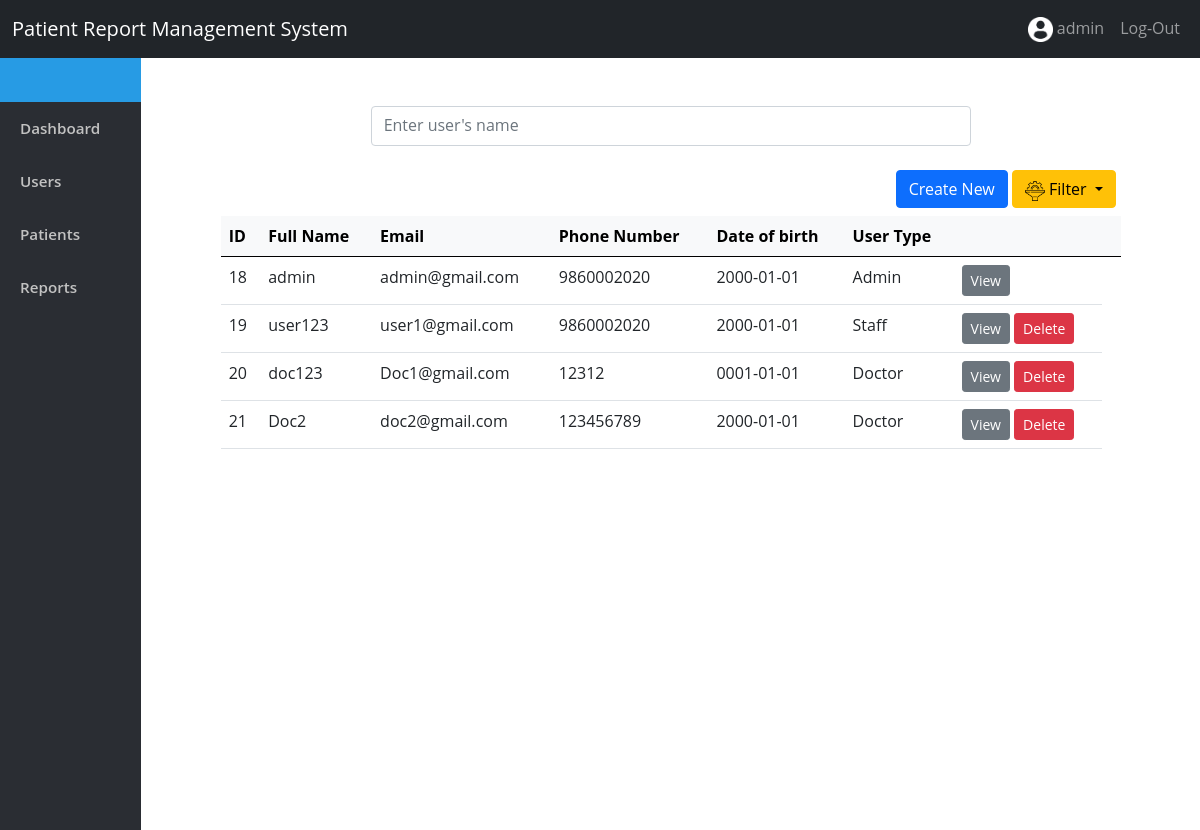
The app's page /admin.php?PageName=user (signed in) with its own data.
### tables this page shows
CREATE TABLE `users` (
  `Id` int(11) NOT NULL,
  `name` varchar(52) NOT NULL,
  `email` varchar(52) NOT NULL,
  `phoneNumber` bigint(10) NOT NULL,
  `DOB` date NOT NULL,
  `password` varchar(52) NOT NULL,
  `userType` varchar(6) NOT NULL,
  `ishidden` tinyint(1) NOT NULL DEFAULT 0
);

### php/user.php (the view, shortened to what this page needs)
<div class="input-group mt-5 mb-3 mx-auto w-50">
  <input type="text" class="form-control rounded pb-2" id="search" onkeyup="searchFunction()"  placeholder="Enter user's name" />
  <br>
</div>
<div class="tableFixHead w-75 mx-auto">
<div class="dropdown pb-2 w-25 pt-2 ms-auto">
<a class="btn btn-primary" href="./admin.php?PageName=createUser" role="button">Create New</a>
  <button class="btn btn-warning dropdown-toggle" type="button" id="dropdownMenuButton1" data-bs-toggle="dropdown" aria-expanded="false">
    <img src="./Resources/Img/filter.png" alt="filter" height="20px">
    Filter
  </button>
</div>
<table id="myTable" class="table mx-auto">
  <thead class="table-light">
    <tr>
      <th scope="col">ID</th>
      <th scope="col">Full Name</th>
      <th scope="col">Email</th>
      <th scope="col">Phone Number</th>
      <th scope="col">Date of birth</th>
      <th scope="col">User Type</th>
      <th scope="col"><th>
    </tr>
  </thead>
  <tbody>
    <?php
       $sql ="SELECT * FROM users where ishidden = 0" ;
       $result = mysqli_query($conn,$sql) or die("Query Failed");
           while($row=mysqli_fetch_assoc($result))
           {
             echo "<tr>";
             echo '<td scope="col">' . $row["Id"] . '</td>';
            echo '<td scope="col">' . $row["name"] . '</td>';
            echo '<td scope="col">' . $row["email"] . '</td>';
            echo '<td scope="col">' . $row["phoneNumber"] . '</td>';
            echo '<td scope="col">' . $row["DOB"] . '</td>';
            echo '<td scope="col">';
            if($row["userType"] == "User") {
              echo 'Staff';
            }
            else{
              echo $row["userType"];
            }
            echo '</td>';
            echo '<td scope="col">
            <form method="POST" action="./admin.php?PageName=profile">
            <a href="./admin.php?PageName=profile&id='.$row["Id"] .'" class="btn btn-secondary btn-sm ">View</a>
            <a id='.$row['Id'].' class="delete btn btn-sm btn-danger"';
              if($row['Id'] == $_SESSION["User_ID"]){
                echo 'style="display:none;"';
              }
            echo '>Delete</a>
            </form>
            </button>
            </td>
          </tr>';
           }
    ?>
  </tbody>
</table>
</div>

### admin.php (shortened to what this page needs)
<!DOCTYPE html>
<html lang="en">
<head>
    <link rel="stylesheet" href="./bootstrap/css/bootstrap.css">
    <link rel="stylesheet" href="./Css/main.css">
    <link href="https://cdn.jsdelivr.net/npm/select2@4.1.0-rc.0/dist/css/select2.min.css" rel="stylesheet" />
</head>
<body>
<nav class="navbar navbar-expand-lg navbar-dark bg-dark ">
  <div class="container-fluid">
    <a class="navbar-brand" href="#">Patient Report Management System</a>
    <div class="collapse navbar-collapse" id="navbarSupportedContent">
      <ul class="navbar-nav ms-auto mb-2 mb-lg-0">
      <li class="nav-item">
          <a class="nav-link" href="admin.php?PageName=profile&id=<?php echo $_SESSION["User_ID"];?>">
          <img src="./Resources/Img/profile.png" alt="as" width="25px"/>
          <?php echo $_SESSION["name"] ?>
          </a>
        </li>
        <li class="nav-item">
          <a class="nav-link" href="./php/logout.php">Log-Out</a>
        </li>
      </ul>
    </div>
  </div>
</nav>
<section id="sidebar">
        <div class="white-label">
        </div>
        <div id="sidebar-nav">
        <ul class="nav flex-column text-light">
  <li class="nav-item">
    <a class="nav-link active" aria-current="page" href="./admin.php?PageName=adminDashboard">Dashboard</a>
  </li>
  <li class="nav-item">
    <a class="nav-link" href="admin.php?PageName=user">Users</a>
  </li>
  <li class="nav-item">
    <a class="nav-link" href="admin.php?PageName=viewPatient">Patients</a>
  </li>
  <li class="nav-item">
    <a class="nav-link" href="admin.php?PageName=viewReports">Reports</a>
  </li>
</ul>
        </div>
      </section>
    <div class="mainn">
        <?php
          if(!empty($_GET['PageName']))
          {
            $pagesDirectory = "php";
            $pagesFolder = scandir($pagesDirectory,0);
            unset($pagesFolder[0],$pagesFolder[1]);
            $pageName=$_GET['PageName'];
            if(in_array($pageName.'.php',$pagesFolder)){
              include($pagesDirectory.'/'.$pageName.'.php');
            }
          }
           else{
            include('./php/adminDashboard.php');
           }
        ?>
    </div>
</body>
</html>

### Css/main.css (style rules this page uses)
html, body { font-family: 'Open Sans', sans-serif; height: 100%; }
.white-label { float: left; background: #33373B; padding: 10px; min-height: 44px; background: #279BE4; width: 100%; max-height: 44px; }
#sidebar { overflow: hidden; height: 100%; float: left; background: #2A2D33; }
#sidebar-nav { width: 106%; height: calc(100% - 100px); padding: 0; background: #2A2D33; border-right: 1px solid #E0E0E0; overflow-y: auto; }
#sidebar-nav ul li a { color: #C2C2C2; font-size: .95em; padding: 15px 20px; float: left; font-weight: 600; -webkit-box-sizing: border-box; -moz-box-sizing: border-box; box-sizing: border-box; }
.tableFixHead { overflow-y: auto; height: 600px; }
.tableFixHead thead th { position: sticky; top: 0; }
table { border-collapse: collapse; width: 100%; }

### admin.php (style rules this page uses)
.tableFixHead { overflow-y: auto; height: 600px; }
.tableFixHead thead th { position: sticky; top: 0; }
table { border-collapse: collapse; width: 100%; }

### records on screen
users: Id "18", name "admin", email "admin@gmail.com", phoneNumber "9860002020", DOB "2000-01-01", userType "Admin"
users: Id "19", name "user123", email "user1@gmail.com", phoneNumber "9860002020", DOB "2000-01-01", userType "Staff"
users: Id "20", name "doc123", email "Doc1@gmail.com", phoneNumber "12312", DOB "0001-01-01", userType "Doctor"
users: Id "21", name "Doc2", email "doc2@gmail.com", phoneNumber "123456789", DOB "2000-01-01", userType "Doctor"

### other values on screen
$_SESSION["name"] "admin"
